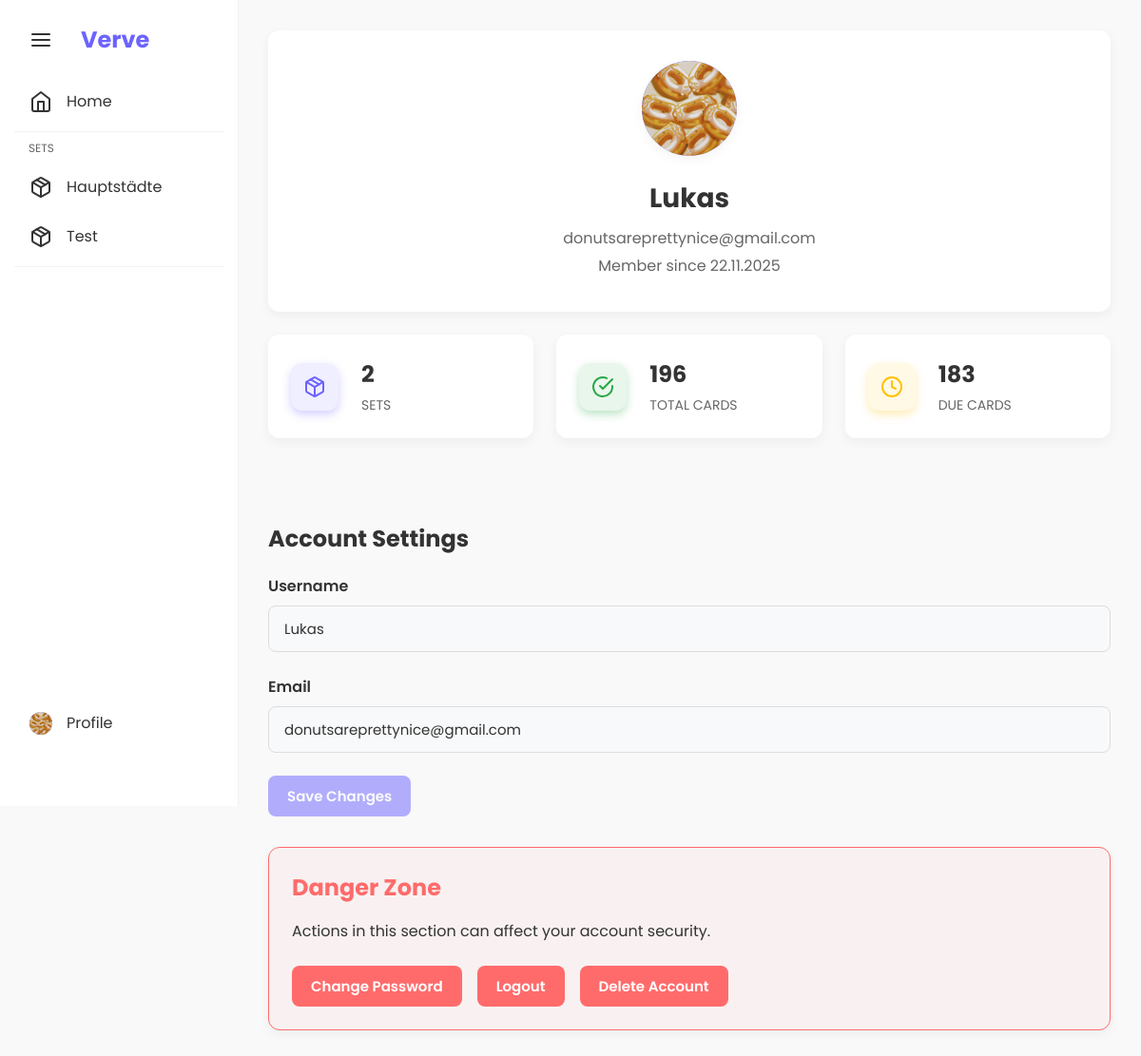
The app's page /auth/profile (signed in), older data.
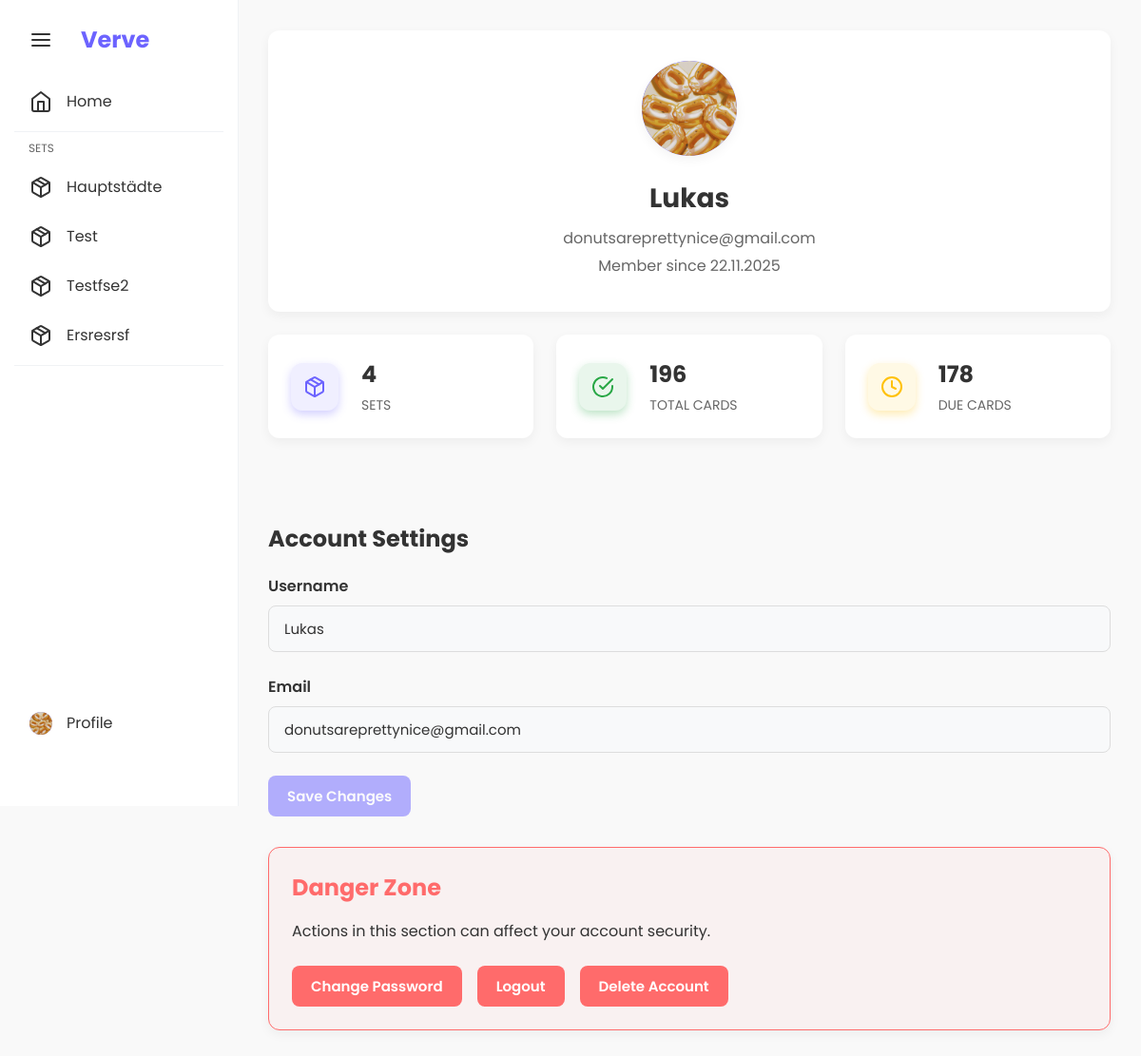
The same page, newer data.
### app/models/vocab_set.py (models this page shows, shortened)
class VocabSet(db.Model):
    __tablename__ = 'vocab_sets'
    id = db.Column(db.Integer, primary_key=True)
    name = db.Column(db.String(100), nullable=False)
    user_id = db.Column(db.Integer, db.ForeignKey('users.id'), nullable=True)  # None for shared sets
    is_shared = db.Column(db.Boolean, nullable=False, default=False)
    created_at = db.Column(db.DateTime, nullable=False, default=datetime.now)
    updated_at = db.Column(db.DateTime, nullable=False, default=datetime.now, onupdate=datetime.now)
    cards = db.relationship('Card', backref='vocab_set', lazy=True, cascade='all, delete-orphan')
    def get_due_cards(self) -> List['Card']:
        from app.models.card import Card
        return [card for card in self.cards if card.is_due()]
    def get_statistics(self) -> dict:
        level_counts = {}
        for card in self.cards:
            level = card.level
            level_counts[level] = level_counts.get(level, 0) + 1
        return {
            'total_cards': len(self.cards),
            'level_counts': level_counts,
            'due_cards': len(self.get_due_cards())
        }

### app/models/user.py (models this page shows, shortened)
class User(UserMixin, db.Model):
    __tablename__ = 'users'
    id = db.Column(db.Integer, primary_key=True)
    username = db.Column(db.String(50), unique=True, nullable=False, index=True)
    email = db.Column(db.String(120), unique=True, nullable=False, index=True)
    password_hash = db.Column(db.String(128), nullable=False)
    created_at = db.Column(db.DateTime, nullable=False, default=datetime.now)
    avatar_file = db.Column(db.String(120), nullable=True)
    vocab_sets = db.relationship('VocabSet', backref='user', lazy=True,
                                foreign_keys='VocabSet.user_id')

### app/routes/auth.py (the view)
@auth_bp.route('/profile')
@login_required
def profile():
    sets = VocabService.get_all_set_names(current_user.id)
    total_cards = 0
    due_cards = 0
    for s in sets:
        total_cards += s.get('card_count', 0)
        due_cards += s.get('due_count', 0)
    sidebar_collapsed = request.cookies.get('sidebar_collapsed', 'false') == 'true'
    return render_template('profile.html',
                         current_user=current_user,
                         sets=sets,
                         total_cards=total_cards,
                         due_cards=due_cards,
                         sidebar_collapsed=sidebar_collapsed)

### app/__init__.py (called while the page is built)
def setup_login_manager(app: Flask) -> None:
    from flask_login import LoginManager
    from app.models import User
    login_manager = LoginManager()
    login_manager.init_app(app)
    login_manager.login_view = 'auth.login'
    login_manager.login_message = 'Bitte melden Sie sich an, um auf diese Seite zuzugreifen.'
    @login_manager.user_loader
    def load_user(user_id):
        return User.query.get(int(user_id))

### app/models/card.py (called while the page is built)
    def is_due(self) -> bool:
        return self.next_review <= datetime.now()

### app/services/vocab_service.py (called while the page is built)
    @staticmethod
    def get_all_set_names(user_id: int) -> List[Dict]:
        vocab_sets = VocabSet.query.filter(VocabSet.user_id == user_id).all()
        result = []
        for vs in vocab_sets:
            level_counts = vs.get_statistics()['level_counts']
            max_level = max(level_counts.items(), key=lambda x: x[1])[0] if level_counts else 1
            result.append({
                'id': vs.id,
                'name': vs.name,
                'is_shared': vs.is_shared,
                'card_count': len(vs.cards),
                'due_count': len(vs.get_due_cards()),
                'level_counts': level_counts,
                'max_level': max_level
            })
        return result

### templates/profile.html (shortened to what this page needs)
{% extends "base.html" %}
{% block content %}
<div class="container">
    <div class="card profile-card">
        <div class="profile-header">
            <div class="profile-avatar-large" onclick="document.getElementById('avatar').click()"
                style="cursor: pointer; position: relative; overflow: hidden;">
                {% if current_user.avatar_file %}
                <img id="avatar-preview-img" src="{{ url_for('static', filename=current_user.avatar_file) }}"
                    alt="Avatar" style="width: 100%; height: 100%; object-fit: cover; border-radius: 50%;">
                {% else %}
                <span id="avatar-initials">{{ current_user.username[0].upper() }}</span>
                <img id="avatar-preview-img" src="" alt="Avatar"
                    style="display: none; width: 100%; height: 100%; object-fit: cover; border-radius: 50%;">
                {% endif %}
            </div>
            <div class="profile-info">
                <h1>{{ current_user.username }}</h1>
                <p class="text-muted">{{ current_user.email }}</p>
                <p class="text-muted">Member since {{ current_user.created_at.strftime('%d.%m.%Y') }}</p>
            </div>
        </div>
    </div>
    <div class="stats-overview">
        <div class="card stat-card">
            <div class="stat-icon icon-style-primary">
                <i data-feather="package"></i>
            </div>
            <div class="stat-details">
                <h3>{{ sets|length }}</h3>
                <p>Sets</p>
            </div>
        </div>
        <div class="card stat-card">
            <div class="stat-icon icon-style-success">
                <i data-feather="check-circle"></i>
            </div>
            <div class="stat-details">
                <h3>{{ total_cards }}</h3>
                <p>Total Cards</p>
            </div>
        </div>
        <div class="card stat-card">
            <div class="stat-icon icon-style-warning">
                <i data-feather="clock"></i>
            </div>
            <div class="stat-details">
                <h3>{{ due_cards }}</h3>
                <p>Due Cards</p>
            </div>
        </div>
    </div>
    <div class="account-settings">
        <h2>Account Settings</h2>
        <form action="{{ url_for('auth.update_profile') }}" method="POST" enctype="multipart/form-data"
            class="profile-form" id="profile-form">
            <div class="form-group">
                <label for="username">Username</label>
                <input type="text" id="username" name="username" value="{{ current_user.username }}" required
                    class="form-control">
            </div>
            <div class="form-group">
                <label for="email">Email</label>
                <input type="email" id="email" name="email" value="{{ current_user.email }}" required
                    class="form-control">
            </div>
            <div class="profile-actions" style="display: flex; gap: var(--spacing-md); align-items: center;">
                <button type="submit" id="save-profile-btn" class="btn btn-primary" disabled>Save Changes</button>
            </div>
        </form>
        <div class="card danger-zone">
            <h2>Danger Zone</h2>
            <p>Actions in this section can affect your account security.</p>
            <div class="account-actions">
                <a href="{{ url_for('auth.change_password') }}" class="btn btn-danger">Change Password</a>
                <a href="{{ url_for('auth.logout') }}" class="btn btn-danger">Logout</a>
                <button type="button" class="btn btn-danger" onclick="openDeleteModal()">Delete Account</button>
            </div>
        </div>
    </div>
</div>
{% endblock %}

### templates/base.html (shortened to what this page needs)
<!DOCTYPE html>
<html lang="en">
<head>
    <link rel="stylesheet" href="{{ url_for('static', filename='css/style.css') }}">
</head>
<body>
    <div class="sidebar {% if sidebar_collapsed %}collapsed{% endif %}">
        <div class="sidebar-header">
            <button class="sidebar-toggle"><i data-feather="menu"></i></button>
            <span class="sidebar-brand">Verve</span>
        </div>
        <ul class="sidebar-nav">
            <li><a href="{{ url_for('main.index') }}"><i data-feather="home"></i><span>Home</span></a></li>
            <li class="sidebar-separator"></li>
            <li class="sidebar-nav-header"><span>Sets</span></li>
            {% for set in sets %}
            <li>
                <a href="{{ url_for('main.set_overview', set_id=set.id) }}">
                    <i data-feather="package"></i>
                    <span>
                        {{ set.name.replace('_', ' ') | title }}
                    </span>
                </a>
            </li>
            {% endfor %}
            <li class="sidebar-separator"></li>
        </ul>
        {% if current_user.is_authenticated %}
        <div class="sidebar-profile-bottom">
            <a href="{{ url_for('auth.profile') }}" class="profile-link-bottom">
                <div class="sidebar-avatar">
                    {% if current_user.avatar_file %}
                    <img src="{{ url_for('static', filename=current_user.avatar_file) }}" alt="Avatar"
                        style="width: 100%; height: 100%; object-fit: cover; border-radius: 50%;">
                    {% else %}
                    {{ current_user.username[0].upper() }}
                    {% endif %}
                </div>
                <span>Profile</span>
            </a>
        </div>
        {% endif %}
    </div>
    <div class="main-content {% if sidebar_collapsed %}collapsed{% endif %}">
        {% block content %}{% endblock %}
    </div>
</body>
</html>

Row changes from the older to the newer data that the page shows:
added VocabSet: name.replace "Testfse2"
added VocabSet: name.replace "Ersresrsf"
Text that changed along with them:
{{ sets|length }}: "2" → "4"
{{ due_cards }}: "183" → "178"
